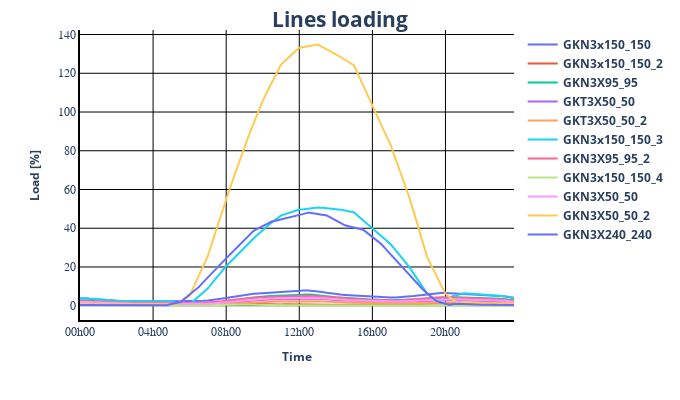
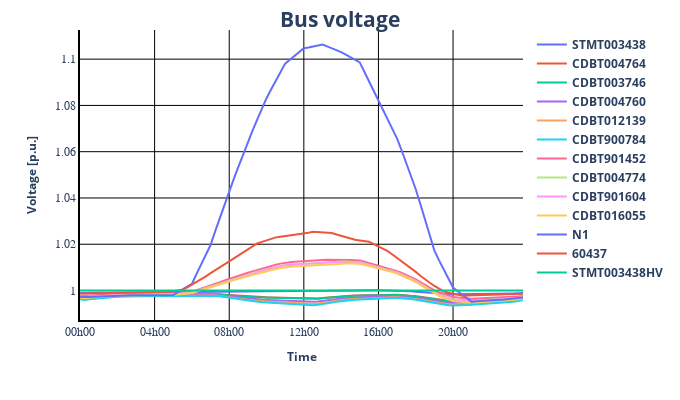
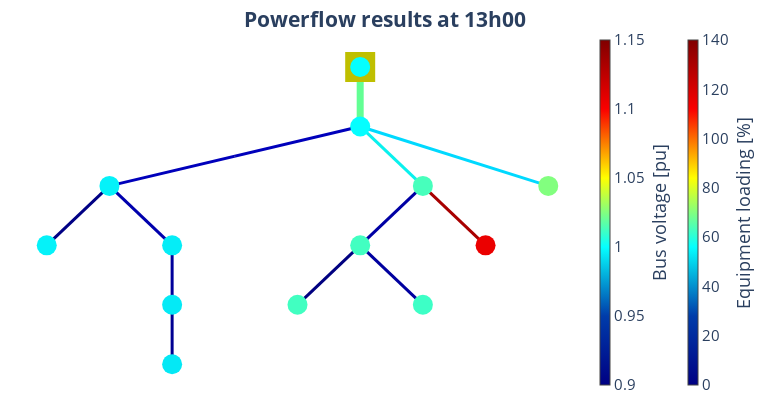

Notebook code cell kept with these figures, in order:
### Markdown cell above
Plotting resluts with solar production

### Code cell
result_df_solar = pp_sim.run_time_simulation(net=net_trey_solar)

# Loading percent on the lines
pp_plot.plot_timeseries_result(
    data_df=result_df_solar["res_line.loading_percent"],
    ylabel="Load [%]",
    plot_title="Lines loading with solar production",
    filename="loading_result_with_solar",
)

pp_plot.plot_timeseries_result(
    data_df=result_df_solar["res_bus.vm_pu"],
    ylabel="Voltage [p.u.]",
    plot_title="Bus voltage with solar production",
    filename="bus_voltage_with_solar",
)


plot_time = time(13, 0)  # Max load on GKN3X50_50_2 : 1pm
pp_plot.plot_timestamps_powerflow_result(
    net=net_trey_solar,
    voltage_range=(0.9, 1.15),  # In p.u.
    loading_range=(0, 140),  # In %
    plot_time=plot_time,
    filename="powerflow_result_with_solar",
)
